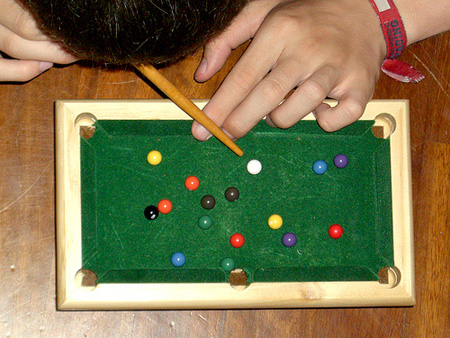
#> input picture Easy Billiards/hi.jpg, 450 x 338 px
$ python testa.py   (Python 2 division)
#> lines starting #> are read from the running program, lines starting #| are printed output that depends on the picture; after the words box and inside, x2 and y2 are one past the last pixel; in counts of white or black regions, pixels touching at a corner belong together
import cv2
import numpy as np

image=cv2.imread("hi.jpg")
#> image is the input picture: shape (338, 450, 3); mean B, G, R 78.9, 118.5, 124.2

image=image[100:310,50:410]#cropping
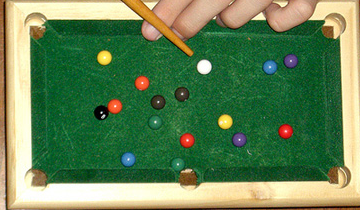
#> image: shape (210, 360, 3); mean B, G, R 85.4, 131.1, 98.5

cv2.imshow('image',image)

l = np.array([0,60,0]) #green range

u = np.array([100,255,100])

maskgreen=cv2.inRange(image,l,u)
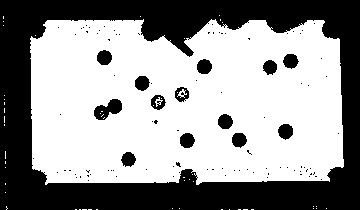
#> maskgreen: shape (210, 360); 59.5% white; 101 black regions (87 under 20 px), largest, box (x1, y1, x2, y2) and area: (0, 0, 360, 210) 28122, (94, 99, 122, 120) 345, (278, 124, 293, 140) 182

kernel = np.ones((5,5),np.uint8)

maskgreen2= cv2.morphologyEx(maskgreen, cv2.MORPH_CLOSE, kernel)
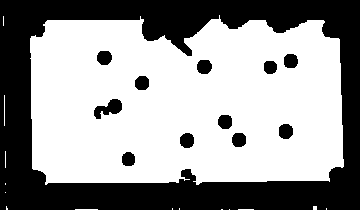
#> maskgreen2: shape (210, 360); 60.5% white; 12 black regions, largest, box (x1, y1, x2, y2) and area: (0, 0, 360, 210) 27874, (94, 99, 122, 119) 308, (279, 124, 293, 139) 177

output1=cv2.bitwise_and(image, image, mask=cv2.bitwise_not(maskgreen2)) #after green mask
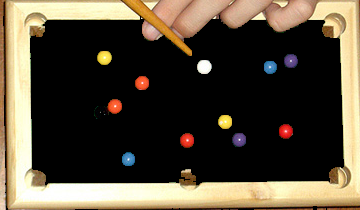
#> output1: shape (210, 360, 3); mean B, G, R 57.7, 74.2, 84

lw = np.array([180,180,200]) #white range

uw = np.array([255,255,255])

maskwhite=cv2.inRange(image,lw,uw)
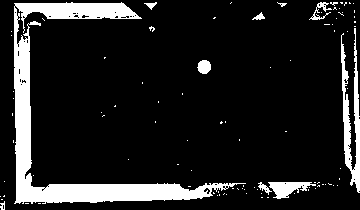
#> maskwhite: shape (210, 360); 13% white; 97 white regions (87 under 20 px), largest, box (x1, y1, x2, y2) and area: (14, 2, 246, 204) 7372, (341, 28, 360, 193) 1338, (268, 182, 316, 199) 445

output2=cv2.bitwise_and(image,image,mask=maskwhite) #after white mask
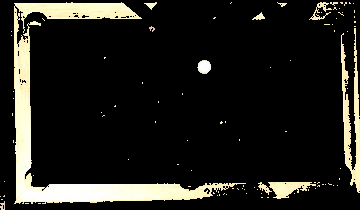
#> output2: shape (210, 360, 3); mean B, G, R 27.5, 32.4, 33

cv2.imshow('output2b',output2)

output2=cv2.cvtColor(output2,cv2.COLOR_BGR2GRAY)
#> output2: shape (210, 360)

_,threshold=cv2.threshold(output2,195,255,0)
#> threshold: shape (210, 360); 13% white; 97 white regions (87 under 20 px)

cv2.imshow('threshold',threshold)

contour,hie=cv2.findContours(threshold,cv2.RETR_TREE,cv2.CHAIN_APPROX_SIMPLE) #find contour
#> contour = 152 contours, 143 with area under 20; largest, box (x1, y1, x2, y2) and area: (14, 2, 246, 204) 6858, (341, 28, 360, 193) 1033, (268, 182, 316, 199) 380, (197, 60, 211, 74) 132, (309, 2, 332, 20) 79; hie = 152 rows, first 6: [1, -1, -1, -1], [2, 0, -1, -1], [4, 1, 3, -1], [-1, -1, -1, 2], [5, 2, -1, -1], [6, 4, -1, -1]

print contour[100]
#| [[[334   7]]
#|  [[334   8]]
#|  [[333   9]]
#|  [[334   8]]
#|  [[335   8]]
#|  [[336   9]]
#|  [[335   8]]
#|  [[335   7]]]

for n in range(50,100):

	cv2.drawContours(output1,contour[n],-1,(255,0,255),1) #draw contour
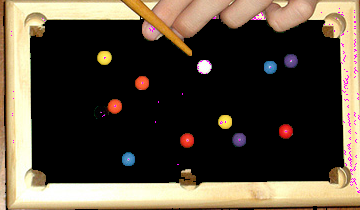
#> output1: shape (210, 360, 3); 0.47% of pixels changed, all inside (x1, y1, x2, y2) = (11, 8, 360, 193)

cv2.imshow('output2',output2)

cv2.imshow('maskwhite',maskwhite)

cv2.imshow('maskgreen',maskgreen)

cv2.imshow('output1',output1)

cv2.waitKey(0)
